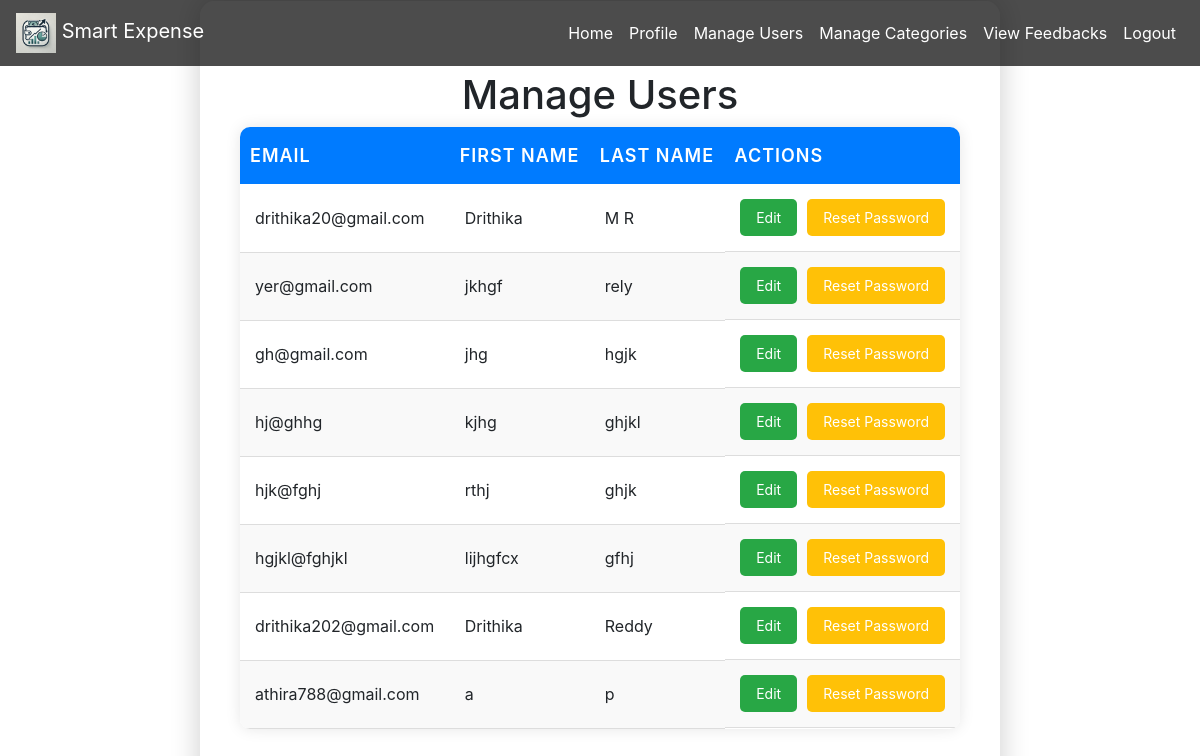
Page /manage_users (signed in) on the committed database.
### tables this page shows
CREATE TABLE users (uId INTEGER PRIMARY KEY, firstName TEXT (50), lastName TEXT (50), middleName TEXT (50), emailId TEXT (50) UNIQUE, password TEXT (50), overallBudget INTEGER (100), securityAnswerOne TEXT (50), securityAnswerTwo TEXT (50), creation_date DATE, is_admin INTEGER DEFAULT 0);

### app.py (the view)
@app.route("/manage_users")
@login_required
def manage_users():
    db = get_db()
    users = db.execute("SELECT * FROM users").fetchall()
    return render_template("manage_users.html", users=users)

### app.py (called while the page is built)
def get_db():
    conn = sqlite3.connect(DATABASE, timeout=10)
    conn.row_factory = sqlite3.Row
    return conn

@login_manager.user_loader
def load_user(user_id):
    db = get_db()
    user = db.execute("SELECT * FROM users WHERE uId = ?", (user_id,)).fetchone()
    if user:
        return User(user["uId"], user["emailId"], user["is_admin"])
    return None

@app.context_processor
def inject_notifications_and_reminders():
    return dict(
        unread_notifications=g.unread_notifications,
        unread_reminders=g.unread_reminders,
        notifications=g.notifications,
        reminders=g.reminders,
        all_alerts=g.all_alerts,
    )

@app.after_request
def add_header(response):
    response.headers["Cache-Control"] = (
        "no-store, no-cache, must-revalidate, post-check=0, pre-check=0, max-age=0"
    )
    response.headers["Pragma"] = "no-cache"
    response.headers["Expires"] = "0"
    return response

### templates/manage_users.html (shortened to what this page needs)
<!DOCTYPE html>
<html lang="en">
<head>
    <link rel="stylesheet" href="{{ url_for('static', filename='style.css') }}">
    <link rel="stylesheet" href="https://stackpath.bootstrapcdn.com/bootstrap/4.5.2/css/bootstrap.min.css">
</head>
<body>
    <nav class="navbar navbar-expand-lg navbar-dark fixed-top">
        <a class="navbar-brand" href="#">
            <img src="/static/logo.png" alt="Logo"> Smart Expense
        </a>
        <div class="collapse navbar-collapse" id="navbarNav">
            <ul class="navbar-nav ml-auto">
                <li class="nav-item"><a class="nav-link" href="/admin_dashboard">Home</a></li>
                <li class="nav-item"><a class="nav-link" href="/admin_profile">Profile</a></li>
                <li class="nav-item"><a class="nav-link" href="/manage_users">Manage Users</a></li>
                <li class="nav-item"><a class="nav-link" href="/manage_categories">Manage Categories</a></li>
                <li class="nav-item"><a class="nav-link" href="/view_feedbacks">View Feedbacks</a></li>
                <li class="nav-item"><a class="nav-link" href="/logout">Logout</a></li>
            </ul>
        </div>
    </nav>
    <div class="user-container" style="padding-top: 70px;">
        <h1>Manage Users</h1>
        <div class="user-list">
            <table class="styled-table">
                <thead>
                    <tr>
                        <th>Email</th>
                        <th>First Name</th>
                        <th>Last Name</th>
                        <th>Actions</th>
                    </tr>
                </thead>
                <tbody>
                    {% for user in users %}
                    <tr>
                        <td>{{ user.emailId }}</td>
                        <td>{{ user.firstName }}</td>
                        <td>{{ user.lastName }}</td>
                        <td class="button-group">
                            <button class="edit-btn" onclick="window.location.href='{{ url_for('edit_user', user_id=user.uId) }}'">Edit</button>
                            <button class="reset-btn" onclick="sendResetEmail('{{ user.emailId }}')">Reset Password</button>
                        </td>
                    </tr>
                    {% endfor %}
                </tbody>
            </table>
        </div>
    </div>
</body>
</html>

### static/style.css (style rules this page uses)
.button-group { display: flex; gap: 10px; }
.user-container { background: rgba(255, 255, 255, 0.9); padding: 40px; border-radius: 15px; box-shadow: 0 0 30px rgba(0, 0, 0, 0.2); width: 80%; max-width: 800px; margin: auto; text-align: center; }
.styled-table { width: 100%; border-collapse: collapse; margin-bottom: 30px; font-size: 16px; background-color: white; border-radius: 10px; box-shadow: 0 0 15px rgba(0, 0, 0, 0.1); overflow: hidden; }
.styled-table thead { background-color: #007bff; color: white; }
.styled-table thead th { padding: 15px 10px; text-align: left; font-size: 18px; font-weight: 600; text-transform: uppercase; letter-spacing: 1px; }
.styled-table tbody td { padding: 15px; text-align: left; border-bottom: 1px solid #ddd; }
.styled-table tbody tr:nth-of-type(even) { background-color: #f9f9f9; }
.button-group { display: flex; gap: 10px; justify-content: flex-end; }
.edit-btn, .reset-btn { padding: 8px 16px; border: none; border-radius: 5px; cursor: pointer; font-size: 14px; text-align: center; color: white; flex-shrink: 0; }
.edit-btn { background-color: #28a745; }
.reset-btn { background-color: #ffc107; }
button { padding: 15px; background-color: #4caf50; color: white; border: none; border-radius: 5px; cursor: pointer; margin-top: 10px; }

### templates/manage_users.html (style rules this page uses)
.navbar { background-color: rgba(0, 0, 0, 0.7); }
.navbar-brand img { height: 40px; }
.navbar-nav .nav-link { color: white !important; }

### rows in the picture
users: emailId "drithika20@gmail.com", firstName "Drithika", lastName "M R"
users: emailId "yer@gmail.com", firstName "jkhgf", lastName "rely"
users: emailId "gh@gmail.com", firstName "jhg", lastName "hgjk"
users: emailId "hj@ghhg", firstName "kjhg", lastName "ghjkl"
users: emailId "hjk@fghj", firstName "rthj", lastName "ghjk"
users: emailId "hgjkl@fghjkl", firstName "lijhgfcx", lastName "gfhj"
users: emailId "drithika202@gmail.com", firstName "Drithika", lastName "Reddy"
users: emailId "athira788@gmail.com", firstName "a", lastName "p"
